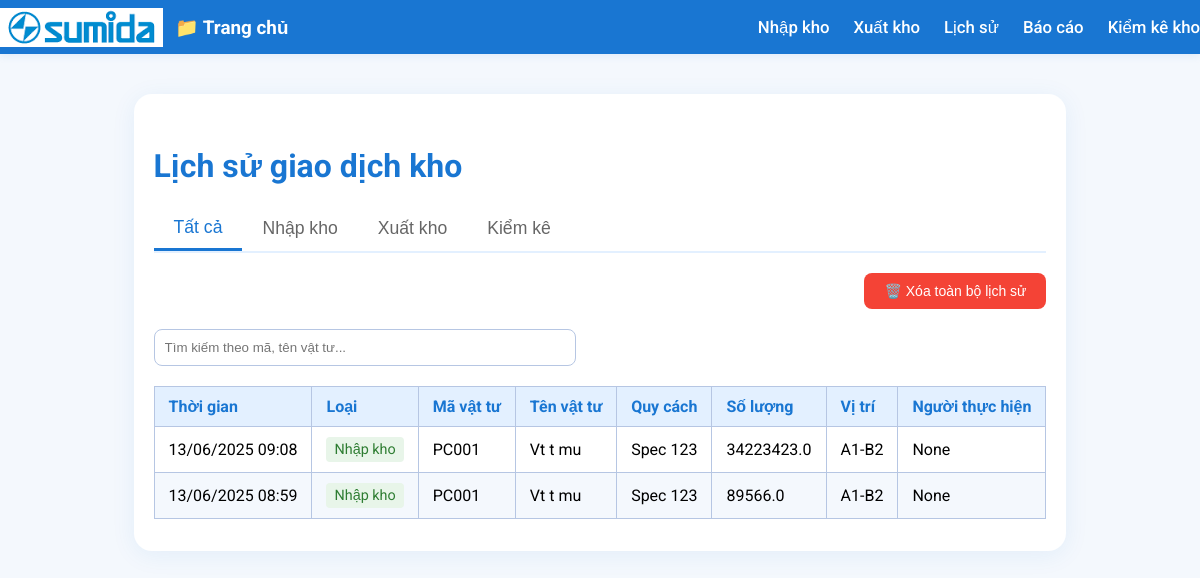
Before: /danh-sach (signed in) with the older database file.
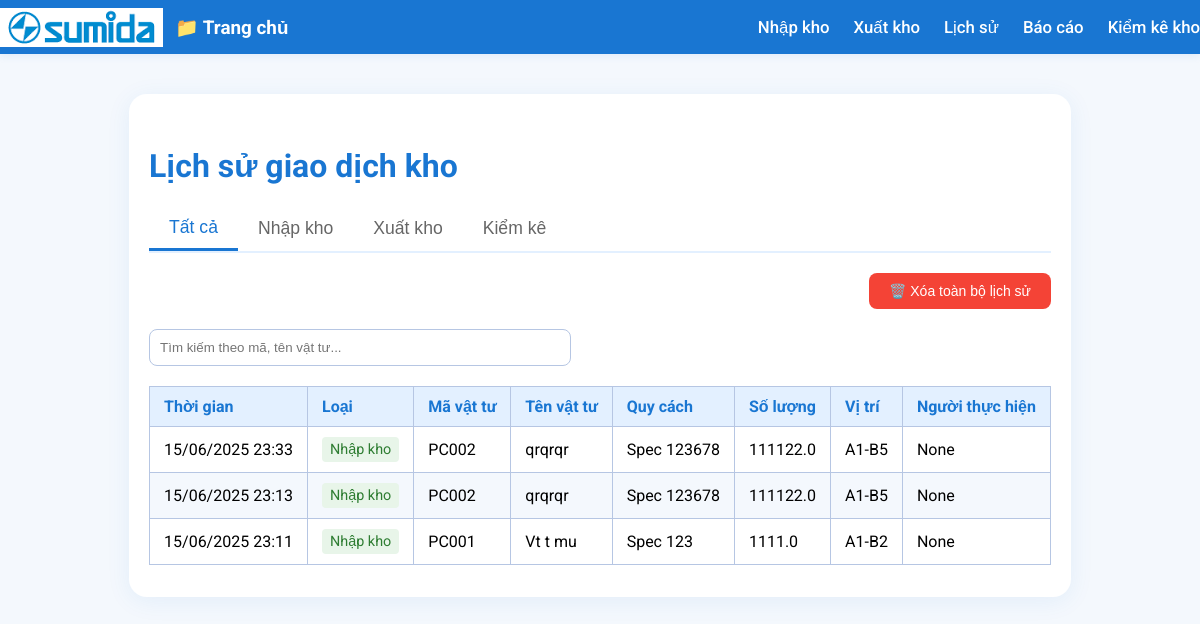
After: the same page with the newer database file.
### tables this page shows
CREATE TABLE STOCK_TRANSACTION (
            transaction_id INTEGER PRIMARY KEY,
            material_id INTEGER,
            transaction_type TEXT,
            quantity REAL,
            transaction_date DATETIME,
            reference_number TEXT,
            notes TEXT,
            created_at DATETIME, imported_by TEXT, exported_by TEXT, created_by TEXT,
            FOREIGN KEY(material_id) REFERENCES "MATERIAL_OLD"(material_id)
        );

CREATE TABLE MATERIAL (
            material_id INTEGER PRIMARY KEY AUTOINCREMENT,
            group_name TEXT,                    -- Group use / Nhóm sử dụng
            product_code TEXT,                  -- Product code / Mã hàng  
            classification TEXT,                -- Classify / Phân loại BU
            part_code TEXT,                     -- Part Code
            material_name TEXT,                 -- Material name / Tên hàng hóa
            specification TEXT,                 -- Specification/Drawing / Thông số kỹ thuật/bản vẽ
            brand_name TEXT,                    -- Brand / Nhà SX
            unit TEXT,                          -- Unit / Đơn vị
            opening_stock REAL DEFAULT 0,       -- Opening stock / Tồn đầu kỳ
            input REAL DEFAULT 0,               -- Input / Nhập
            output REAL DEFAULT 0,              -- Output / Xuất
            closing_stock REAL DEFAULT 0,       -- Closing stock / Tồn cuối kỳ
            inventory INTEGER DEFAULT 0,        -- Inventory / Kiểm kê
            location TEXT,                      -- Location / Vị trí
            safety_stock REAL DEFAULT 0,        -- Safety Stock / Tồn kho an toàn
            purchase_se TEXT,                   -- Purchase SE / SE mua hàng
            purchase_order TEXT,                -- Purchase Order / Đơn hàng mua
            cost_opening_stock REAL DEFAULT 0,  -- Cost opening stock / Chi phí tồn đầu kỳ
            cost_input REAL DEFAULT 0,          -- Cost Input / Chi phí nhập
            cost_output REAL DEFAULT 0,         -- Cost Output / Chi phí xuất
            cost_closing_stock REAL DEFAULT 0,  -- Cost closing stock / Chi phí tồn cuối kỳ
            cost_safety_stock REAL DEFAULT 0,   -- Cost safety stock / Chi phí tồn kho an toàn
            price REAL DEFAULT 0,               -- Price / Giá
            currency TEXT DEFAULT 'VND',        -- Currency / Tiền tệ
            imported_by TEXT,                   -- imported_by / Người nhập
            created_at DATETIME DEFAULT CURRENT_TIMESTAMP,  -- created_at / Thời gian tạo
            updated_at DATETIME DEFAULT CURRENT_TIMESTAMP,  -- updated_at / Thời gian cập nhật
            last_update TEXT,                   -- Last update / Cập nhật cuối
            last_time TEXT                      -- last_time / Thời gian cuối
        );

### app.py (the view)
@app.route('/danh-sach')
@login_required
@role_required(['admin', 'SEQPEKHO'])
def danh_sach():
    conn = get_db_connection()
    history = conn.execute('''
        SELECT st.*, m.group_name, m.product_code, m.classification, m.part_code,
               m.material_name, m.specification, m.brand_name, m.unit, m.location
        FROM STOCK_TRANSACTION st
        JOIN MATERIAL m ON st.material_id = m.material_id
        ORDER BY st.created_at DESC
        LIMIT 1000
    ''').fetchall()
    conn.close()
    return render_template('danh_sach.html', history=history)

### app.py (called while the page is built)
@app.template_filter('format_datetime')
def format_datetime(value, format='%d/%m/%Y %H:%M'):
    if not value:
        return ''
    try:
        dt = datetime.strptime(value, '%Y-%m-%d %H:%M:%S')
        return dt.strftime(format)
    except Exception:
        return value

def login_required(f):
    @wraps(f)
    def decorated_function(*args, **kwargs):
        if 'user_id' not in session:
            return redirect(url_for('login'))
        return f(*args, **kwargs)
    return decorated_function

def role_required(allowed_roles):
    def decorator(f):
        @wraps(f)
        def decorated_function(*args, **kwargs):
            if 'role' not in session or session['role'] not in allowed_roles:
                flash('Bạn không có quyền truy cập chức năng này')
                return redirect(url_for('home'))
            return f(*args, **kwargs)
        return decorated_function
    return decorator

def get_db_connection():
    conn = sqlite3.connect(DATABASE_PATH)
    conn.row_factory = sqlite3.Row
    return conn

### templates/danh_sach.html (shortened to what this page needs)
<!DOCTYPE html>
<html lang="vi">
<head>
    <link rel="stylesheet" href="{{ url_for('static', filename='css/nav.css') }}">
    <link rel="stylesheet" href="{{ url_for('static', filename='css/footer.css') }}">
</head>
<body>
    <nav>
        <div>
            <div class="nav-logo">
                <img src="/static/SUMIDA-LOGO.jpg" alt="Sumida Logo" style="max-height:48px;width:auto;" />
                <a href="/" style="font-weight:700;font-size:1.18rem;">📁 Trang chủ</a>
            </div>
            <div class="nav-menu">
                {% if session['role'] == 'SEQPEKHO' %}
                <a href="/nhap-kho">Nhập kho</a>
                {% endif %}
                <a href="/xuat-kho">Xuất kho</a>
                <a href="/kiem-ke-lich-su">Lịch sử</a>
                {% if session['role'] == 'SEQPEKHO' %}
                <a href="/bao-cao">Báo cáo</a>
                <a href="/kiem-ke">Kiểm kê kho</a>
                {% endif %}
            </div>
        </div>
    </nav>
    <div class="container">
        <h1>Lịch sử giao dịch kho</h1>
          <div class="tabs">
            <button class="tab active" onclick="showTab('all')">Tất cả</button>
            <button class="tab" onclick="showTab('input')">Nhập kho</button>
            <button class="tab" onclick="showTab('output')">Xuất kho</button>
            {% if session['role'] == 'SEQPEKHO' %}
            <button class="tab" onclick="showTab('inventory')">Kiểm kê</button>
            {% endif %}
        </div>
        {% if session['role'] in ['admin', 'SEQPEKHO'] %}
        <div style="margin: 20px 0; text-align: right;">
            <button id="deleteHistoryBtn" onclick="confirmDeleteHistory()"
                    style="background: #f44336; color: white; border: none; padding: 10px 20px; border-radius: 8px; cursor: pointer; font-size: 14px;">
                🗑️ Xóa toàn bộ lịch sử
            </button>
        </div>
        {% endif %}
        <div class="search-box">
            <input type="text" id="searchInput" placeholder="Tìm kiếm theo mã, tên vật tư..." onkeyup="filterTable()">
        </div>
        <div class="tab-content active" id="all">
            <table id="historyTable">
                <thead>
                    <tr>
                        <th>Thời gian</th>
                        <th>Loại</th>
                        <th>Mã vật tư</th>
                        <th>Tên vật tư</th>
                        <th>Quy cách</th>
                        <th>Số lượng</th>
                        <th>Vị trí</th>
                        <th>Người thực hiện</th>
                    </tr>
                </thead>
                <tbody>
                    {% for item in history %}
                    <tr>
                        <td>{{ item.created_at|format_datetime }}</td>
                        <td>
                            <span class="transaction-type type-{{ item.transaction_type }}">
                                {% if item.transaction_type == 'input' %}
                                Nhập kho
                                {% elif item.transaction_type == 'output' %}
                                Xuất kho
                                {% else %}
                                Kiểm kê
                                {% endif %}
                            </span>
                        </td>
                        <td>{{ item.part_code }}</td>
                        <td>{{ item.material_name }}</td>
                        <td>{{ item.specification }}</td>
                        <td>{{ item.quantity }}</td>
                        <td>{{ item.location }}</td>
                        <td>{{ item.created_by }}</td>
                    </tr>
                    {% endfor %}
                </tbody>
            </table>
        </div>
    </div>
</body>
</html>

Changed rows visible on the page:
added STOCK_TRANSACTION: created_at "15/06/2025 23:33", transaction_type "Nhập kho", part_code "PC002", material_name "qrqrqr", specification "Spec 123678", quantity "111122.0", location "A1-B5", created_by "None"
changed STOCK_TRANSACTION (number 2 of 3 on the later page): created_at "13/06/2025 09:08" → "15/06/2025 23:13"; part_code "PC001" → "PC002"; material_name "Vt t mu" → "qrqrqr"; specification "Spec 123" → "Spec 123678"; quantity "34223423.0" → "111122.0"; location "A1-B2" → "A1-B5"
changed STOCK_TRANSACTION "PC001": created_at "13/06/2025 08:59" → "15/06/2025 23:11"; quantity "89566.0" → "1111.0"
